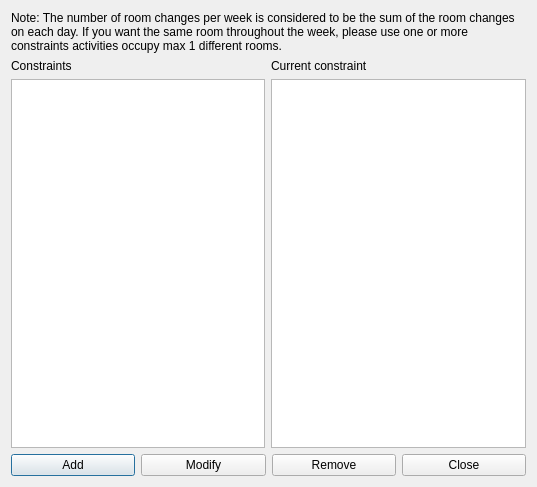
<?xml version="1.0" encoding="UTF-8"?>
<ui version="4.0">
 <class>ConstraintTeachersMaxRoomChangesPerWeekForm_template</class>
 <widget class="QDialog" name="ConstraintTeachersMaxRoomChangesPerWeekForm_template">
  <property name="geometry">
   <rect>
    <x>0</x>
    <y>0</y>
    <width>537</width>
    <height>487</height>
   </rect>
  </property>
  <property name="windowTitle">
   <string extracomment="This is the title of the dialog in which you see the list of all constraints of this type">Constraints teachers max room changes per week</string>
  </property>
  <layout class="QGridLayout" name="gridLayout">
   <item row="2" column="0" colspan="2">
    <layout class="QHBoxLayout" name="horizontalLayout">
     <item>
      <widget class="QPushButton" name="addConstraintPushButton">
       <property name="text">
        <string>Add</string>
       </property>
      </widget>
     </item>
     <item>
      <widget class="QPushButton" name="modifyConstraintPushButton">
       <property name="text">
        <string>Modify</string>
       </property>
      </widget>
     </item>
     <item>
      <widget class="QPushButton" name="removeConstraintPushButton">
       <property name="text">
        <string>Remove</string>
       </property>
      </widget>
     </item>
     <item>
      <widget class="QPushButton" name="closePushButton">
       <property name="text">
        <string>Close</string>
       </property>
      </widget>
     </item>
    </layout>
   </item>
   <item row="1" column="1">
    <layout class="QVBoxLayout" name="verticalLayout_2">
     <item>
      <widget class="QLabel" name="currentConstraintTextLabel">
       <property name="text">
        <string>Current constraint</string>
       </property>
       <property name="wordWrap">
        <bool>false</bool>
       </property>
      </widget>
     </item>
     <item>
      <widget class="QPlainTextEdit" name="currentConstraintTextEdit"/>
     </item>
    </layout>
   </item>
   <item row="1" column="0">
    <layout class="QVBoxLayout" name="verticalLayout">
     <item>
      <widget class="QLabel" name="constraintsTextLabel">
       <property name="frameShape">
        <enum>QFrame::NoFrame</enum>
       </property>
       <property name="frameShadow">
        <enum>QFrame::Plain</enum>
       </property>
       <property name="text">
        <string>Constraints</string>
       </property>
       <property name="wordWrap">
        <bool>false</bool>
       </property>
      </widget>
     </item>
     <item>
      <widget class="QListWidget" name="constraintsListWidget"/>
     </item>
    </layout>
   </item>
   <item row="0" column="0" colspan="2">
    <widget class="QLabel" name="label">
     <property name="sizePolicy">
      <sizepolicy hsizetype="Minimum" vsizetype="Minimum">
       <horstretch>0</horstretch>
       <verstretch>0</verstretch>
      </sizepolicy>
     </property>
     <property name="text">
      <string>Note: The number of room changes per week is considered to be the sum of the room changes on each day. If you want the same room throughout the week, please use one or more constraints activities occupy max 1 different rooms.</string>
     </property>
     <property name="wordWrap">
      <bool>true</bool>
     </property>
    </widget>
   </item>
  </layout>
 </widget>
 <layoutdefault spacing="6" margin="11"/>
 <resources/>
 <connections/>
</ui>
